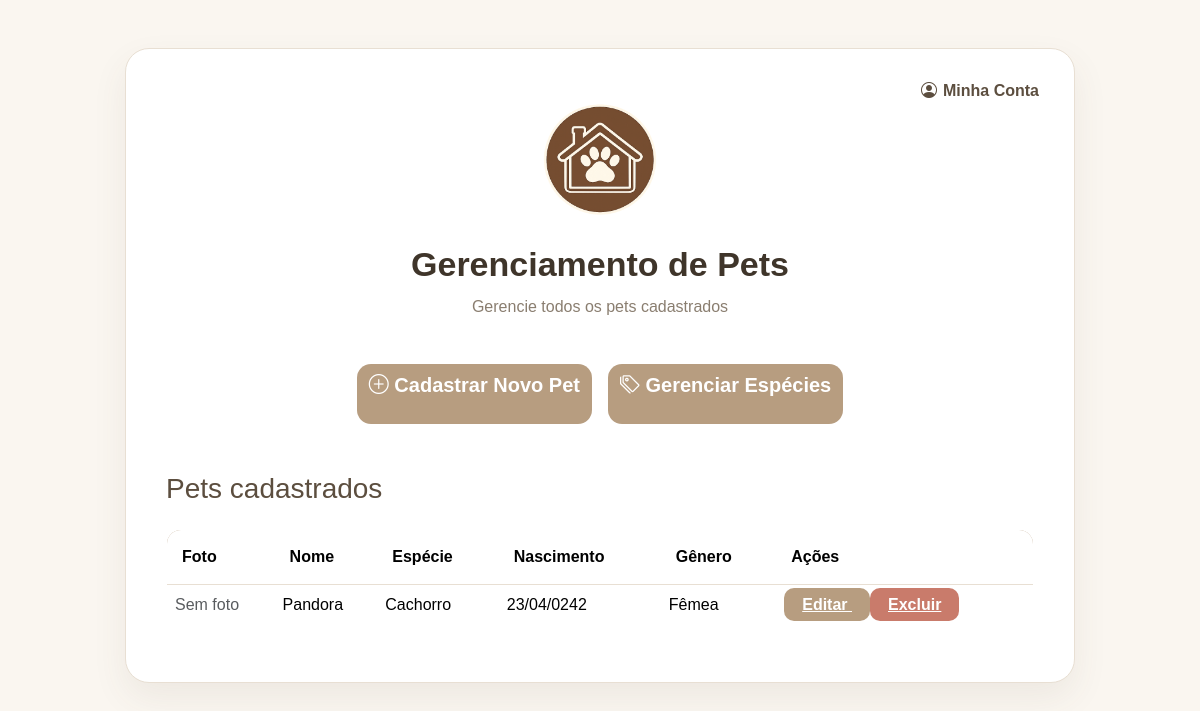
The page /interface_principal.php (signed in) on the database as committed earlier.
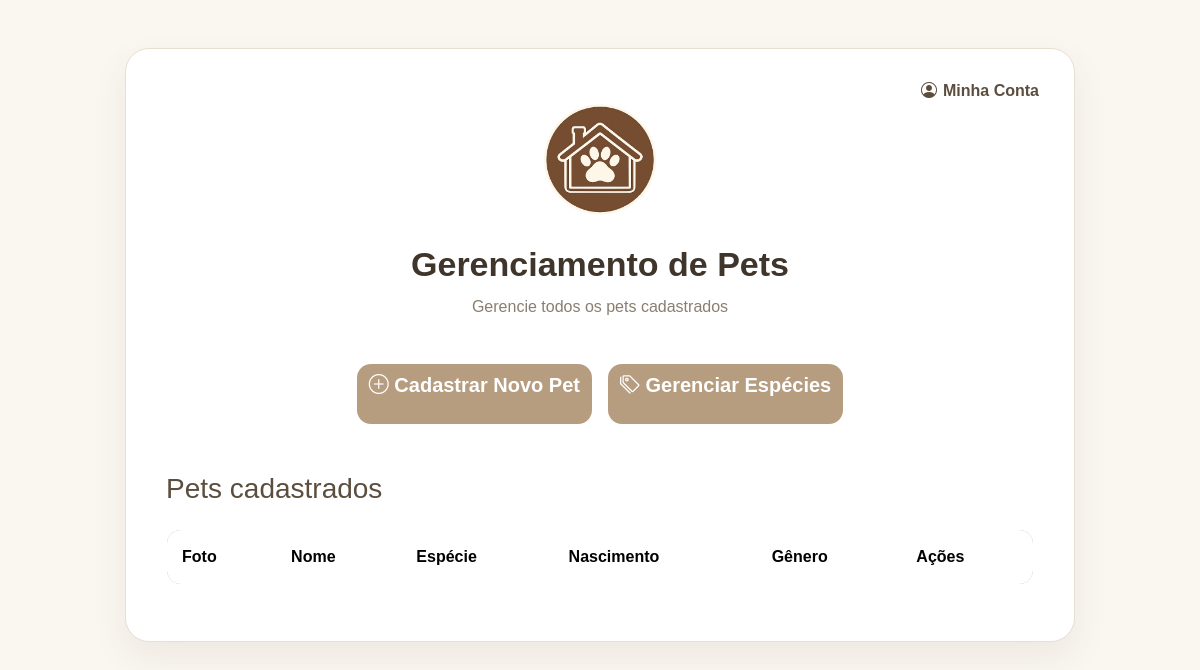
The same page on the database as committed later.
### tables this page shows
CREATE TABLE `pets` (
  `id` int NOT NULL,
  `nome` varchar(100) NOT NULL,
  `nascimento` date NOT NULL,
  `id_especie` int NOT NULL,
  `prontuario` text,
  `genero` enum('M','F') NOT NULL,
  `id_usuario` int NOT NULL
);

CREATE TABLE `especies` (
  `id` int NOT NULL,
  `especie` varchar(100) NOT NULL
);

### Interface_principal.php (the view, shortened to what this page needs)
<?php
require_once("includes/conecta.php");
$id_usuario = $_SESSION["id_usuario"];
$sql = "SELECT
            pets.id,
            pets.nome,
            pets.nascimento,
            pets.genero,
            pets.foto_tipo,
            especies.especie
        FROM pets
        INNER JOIN especies
            ON pets.id_especie = especies.id
        WHERE pets.id_usuario = '$id_usuario'";
$resultado = mysqli_query($conn, $sql);
?>
<!DOCTYPE html>
<html lang="pt-br">
<head>
    <link href="https://cdn.jsdelivr.net/npm/bootstrap@5.3.7/dist/css/bootstrap.min.css" rel="stylesheet">
    <link rel="stylesheet" href="https://cdn.jsdelivr.net/npm/bootstrap-icons@1.13.1/font/bootstrap-icons.min.css">
    <link rel="stylesheet" href="css/style.css">
</head>
<body>
<div class="container mt-5">
    <div class="pet-card">
        <a href="minhaConta.php" class="minha-conta" title="Minha conta">
            <i class="bi bi-person-circle"></i>
            <span>Minha Conta</span>
        </a>
        <div class="text-center">
            <div class="logo-circle">
                <img src="imagens/logo.png" alt="Logo Sistema de Pets" class="logo-icon">
            </div>
            <h1 class="titulo-pagina">
                Gerenciamento de Pets
            </h1>
            <p class="subtitulo">
                Gerencie todos os pets cadastrados
            </p>
        </div>
        <div class="d-flex justify-content-center gap-3 mb-5">
            <a href="formulário_pets.php" class="btn btn-loginCadastro">
                <i class="bi bi-plus-circle"></i>
                Cadastrar Novo Pet
            </a>
            <a href="gerenciarEspecies.php" class="btn btn-loginCadastro">
                <i class="bi bi-tags"></i>
                Gerenciar Espécies
            </a>
        </div>
        <h3 class="mb-4">
            Pets cadastrados
        </h3>
        <table class="table table-hover align-middle">
            <thead>
                <tr>
                    <th>Foto</th>
                    <th>Nome</th>
                    <th>Espécie</th>
                    <th>Nascimento</th>
                    <th>Gênero</th>
                    <th>Ações</th>
                </tr>
            </thead>
            <tbody>
                <?php
                while ($pet = mysqli_fetch_assoc($resultado)) {
                ?>
                    <tr>
                        <td>
                            <?php if (!empty($pet["foto_tipo"])) { ?>
                                <img
                                    src="imagemPet.php?id=<?php echo (int) $pet['id']; ?>"
                                    alt="Foto de <?php echo htmlspecialchars($pet['nome']); ?>"
                                    width="70"
                                    height="70"
                                    style="object-fit: cover; border-radius: 10px;">
                            <?php } else { ?>
                                <span class="text-muted">Sem foto</span>
                            <?php } ?>
                        </td>
                        <td>
                            <?php echo $pet["nome"]; ?>
                        </td>
                        <td>
                            <?php echo $pet["especie"]; ?>
                        </td>
                        <td>
                            <?php
                            echo date(
                                "d/m/Y",
                                strtotime($pet["nascimento"])
                            );
                            ?>
                        </td>
                        <td>
                            <?php
                            if ($pet["genero"] == "M") {
                                echo "Macho";
                            } else {
                                echo "Fêmea";
                            }
                            ?>
                        </td>
                        <td>
                            <a
                                href="editarPet.php?id=<?php echo $pet["id"]; ?>"
                                class="btn-editar">
                                Editar
                            </a>
                            <a
                                href="excluirPet.php?id=<?php echo $pet["id"]; ?>"
                                class="btn-excluir"
                                onclick="return confirm('Tem certeza que deseja excluir este pet?')">
                                Excluir
                            </a>
                        </td>
                    </tr>
                <?php
                }
                ?>
            </tbody>
        </table>
    </div>
</div>
</body>
</html>

### css/style.css (style rules this page uses)
body { background: #FAF6F0; font-family:Arial, Helvetica, sans-serif; color: #5C4E3F; }
.logo-circle { display:flex; justify-content:center; align-items:center; margin:0 auto 5px auto; }
.logo-icon { width:150px; height:150px; object-fit:contain; display:block; }
.btn-loginCadastro { background:#B79D80; color:white; height:60px; border:none; border-radius:14px; margin-top: 10px; font-size:20px; font-weight:600; transition:.25s ease; }
.pet-card { position:relative; width:100%; max-width:950px; margin:40px auto; background:#FFFFFF; border:1px solid #E8DFD3; border-radius:24px; padding:40px; box-shadow:0 15px 35px rgba(92,78,63,.08); }
.titulo-pagina { text-align:center; color:#3F352A; font-size:34px; font-weight:700; margin-bottom:10px; }
.subtitulo { text-align:center; color:#8A7E70; margin-bottom:35px; }
table { margin-top:20px; }
thead { background:#B79D80; color:white; }
thead th { padding:15px !important; font-weight:600; }
.table { border-radius:15px; overflow:hidden; border:1px solid #E8DFD3; }
.minha-conta { position:absolute; top:30px; right:35px; display:flex; align-items:center; gap:6px; color:#5C4E3F; font-size:16px; font-weight:600; text-decoration:none; transition:.25s ease; }
tbody td { vertical-align:middle; }
.btn-editar { background: #B79D80; color:white; border:none; border-radius:10px; padding:8px 18px; font-weight:600; transition:.25s ease; }
.btn-excluir { background:#C97B6B; color:white; border:none; border-radius:10px; padding:8px 18px; font-weight:600; transition:.25s ease; }

Rows that differ between the two databases and show on the page:
removed pets: shows "Sem foto", nome "Pandora", id_especie.especie "Cachorro", nascimento "23/04/0242", genero "Fêmea"
